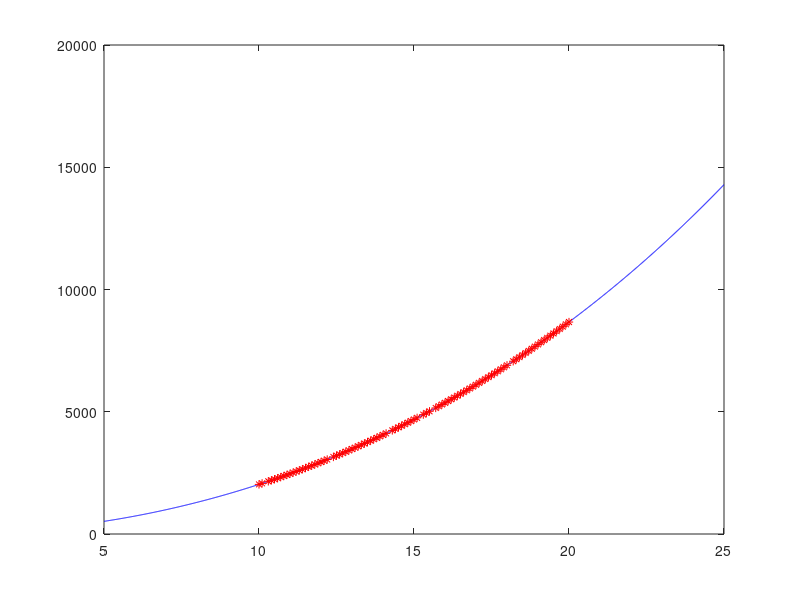

Reproduce this figure in MATLAB. (Note: this script raises an error after producing the figure.)
siffror=[%
     10.000   2028.960
     10.100   2070.480
     10.300   2154.643
     10.400   2197.467
     10.500   2240.703
     10.600   2284.442
     10.700   2328.636
     10.800   2373.263
     10.900   2418.326
     11.000   2463.935
     11.100   2509.891
     11.200   2556.463
     11.300   2603.344
     11.400   2650.524
     11.500   2698.784
     11.600   2747.113
     11.700   2795.924
     11.800   2845.308
     11.900   2895.174
     12.000   2945.453
     12.100   2996.147
     12.200   3047.407
     12.400   3151.356
     12.500   3204.068
     12.600   3257.178
     12.700   3310.848
     12.800   3365.090
     12.900   3419.683
     13.000   3474.869
     13.100   3530.509
     13.200   3586.575
     13.300   3643.306
     13.400   3700.364
     13.500   3758.070
     13.600   3815.976
     13.700   3874.832
     13.800   3933.969
     13.900   3993.939
     14.000   4053.792
     14.100   4114.411
     14.300   4237.267
     14.400   4299.487
     14.500   4362.237
     14.600   4425.438
     14.700   4489.191
     14.800   4553.588
     14.900   4618.400
     15.000   4683.738
     15.100   4749.593
     15.300   4882.861
     15.400   4950.417
     15.500   5018.336
     15.700   5156.019
     15.800   5225.636
     15.900   5295.732
     16.000   5366.438
     16.100   5437.716
     16.200   5509.627
     16.300   5581.924
     16.400   5654.887
     16.500   5728.338
     16.600   5802.619
     16.700   5876.932
     16.800   5952.108
     16.900   6027.808
     17.000   6104.106
     17.100   6180.991
     17.200   6258.437
     17.300   6336.484
     17.400   6415.115
     17.500   6494.441
     17.600   6573.984
     17.700   6654.337
     17.800   6735.280
     17.900   6816.756
     18.000   6898.807
     18.200   7064.820
     18.300   7148.657
     18.400   7233.226
     18.500   7318.260
     18.600   7404.000
     18.700   7490.329
     18.800   7577.229
     18.900   7664.772
     19.000   7752.880
     19.100   7841.685
     19.200   7931.029
     19.300   8021.135
     19.400   8111.775
     19.500   8203.091
     19.600   8294.985
     19.700   8387.539
     19.800   8480.657
     19.900   8574.580
     20.000   8669.060
	 ];




x = siffror(:, 1);
y = siffror(:, 2);
n = 5;
for i=1:length(siffror)
    for k=1:n+1
        A(i,k) = x(i)^(n+1-k);
    end;
end;

coefficients = inv(transpose(A)*A)*transpose(A)*y

function y = polynomial(x, coefficients)
    y = 0;
    k = length(coefficients);
    for i=1:k
        y = y + coefficients(i).*x.^(k-i);
    end;
end;

test_x = 5:0.01:25;
for i=1:length(test_x)
    poly_y(i) = polynomial(test_x(i), coefficients);
end;


plot(test_x,poly_y, "b-", x, y, "r*")



sleep(100)